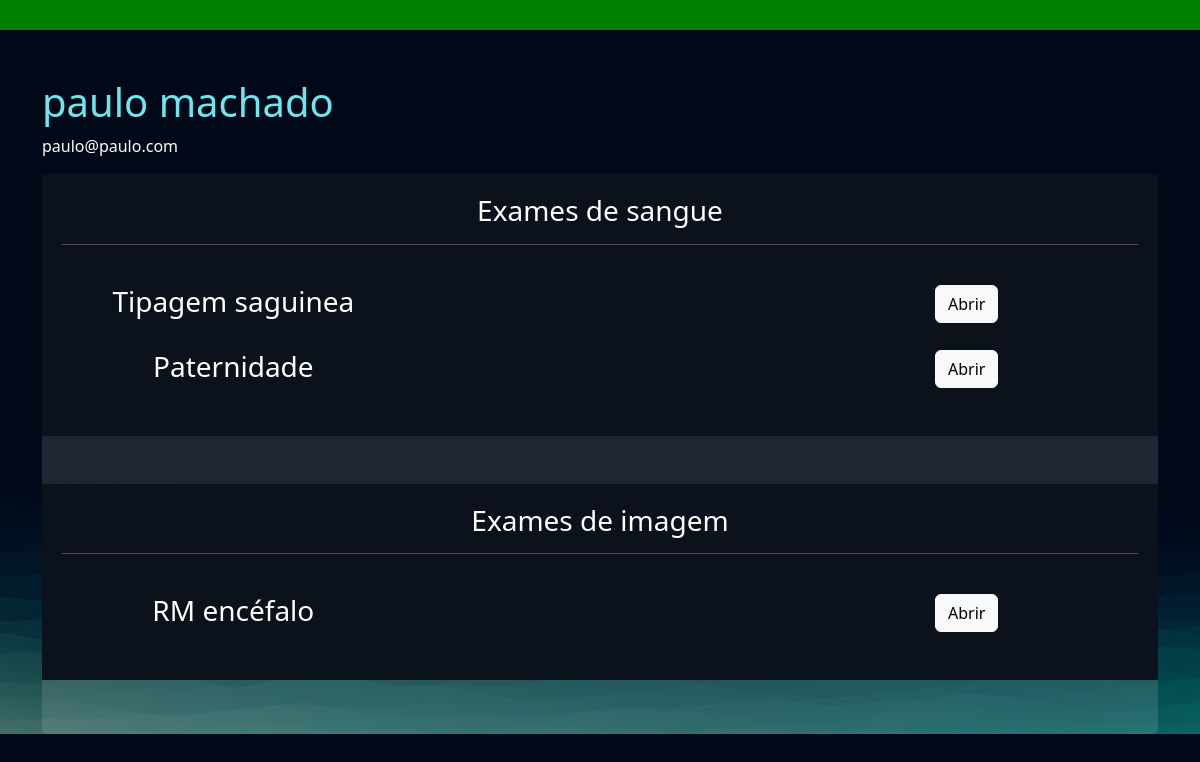
The page /empresarial/cliente/5 (signed in) on the database its author committed.
### exames/models.py (models this page shows, shortened)
class SolicitacaoExame(models.Model):
    choice_status = (("E", "Em análise"), ("F", "Finalizado"))
    usuario = models.ForeignKey(User, on_delete=models.DO_NOTHING)
    exame = models.ForeignKey(TiposExames, on_delete=models.DO_NOTHING)
    status = models.CharField(max_length=2, choices=choice_status)
    resultado = models.FileField(upload_to="resultados", null=True, blank=True)
    requer_senha = models.BooleanField(default=False)
    senha = models.CharField(max_length=6, null=True, blank=True)

class TiposExames(models.Model):
    tipo_choices = (("I", "Exame de imagem"), ("S", "Exame de Sangue"))
    nome = models.CharField(max_length=50)
    tipo = models.CharField(max_length=2, choices=tipo_choices)
    preco = models.FloatField()
    disponivel = models.BooleanField(default=True)
    horario_inicial = models.IntegerField()
    horario_final = models.IntegerField()

### empresarial/views.py (the view)
# urls.py: path('cliente/<int:cliente_id>', views.cliente, name="cliente"),
@staff_member_required
def cliente(request, cliente_id):
    cliente = User.objects.get(id=cliente_id)
    exames = SolicitacaoExame.objects.filter(usuario=cliente)
    return render(request, 'cliente.html', {'cliente': cliente, 'exames': exames})

### empresarial/templates/cliente.html (shortened to what this page needs)
{% extends "bases/base.html" %}
{% load static %}
{% block 'head' %}
    <link href="{% static 'exames/css/css.css' %}" rel="stylesheet">
    <link href="{% static 'exames/css/gerenciar_pedidos.css' %}" rel="stylesheet">
    <link href="{% static 'exames/css/gerenciar_exames.css' %}" rel="stylesheet">
{% endblock 'head' %}
{% block 'conteudo' %}
    <br>
    <br>
    <div class="container">
        <h3 class="font-destaque">{{cliente.get_full_name}}</h3>
        <p>{{cliente.email}}</p>
        <div class="card card-view">
            <div class="sub-card">
                <h3>Exames de sangue</h3>
                <hr>
                <br>
                {% for exame in exames  %}
                    {% if  exame.exame.tipo == 'S'%}
                        <div class="row">
                            <div class="col-md"><h3>{{exame.exame.nome}}</h3></div>
                            <div class="col-md">{{exame.badge_template}}</div>
                            <div class="col-md">
                                <a href="{% url "exame_cliente" exame.id %}" class="btn btn-light">Abrir</a>
                            </div>
                        </div>
                        <br>
                    {% endif %}
                {% endfor %}
            </div>
            <br>
            <br>
            <div class="sub-card">
                <h3>Exames de imagem</h3>
                <hr>
                <br>
                {% for exame in exames  %}
                    {% if  exame.exame.tipo == 'I'%}
                        <div class="row">
                            <div class="col-md"><h3>{{exame.exame.nome}}</h3></div>
                            <div class="col-md">{{exame.badge_template}}</div>
                            <div class="col-md"><a href="{% url "exame_cliente" exame.id %}" class="btn btn-light">Abrir</a></div>
                        </div>
                        <br>
                    {% endif %}
                {% endfor %}
            </div>
        </div>
    </div>
{% endblock 'conteudo' %}

### templates/static/exames/css/css.css (style rules this page uses)
body { background-image: url('/static/geral/img/bg2.png'); background-size: cover; }
.card { background-color: rgba(217, 217, 217, .14); color: white; padding: 15px; }

### templates/static/exames/css/gerenciar_pedidos.css (style rules this page uses)
.card-view { text-align: center; padding: 0; border: none; height: 70vh; }

### templates/static/exames/css/gerenciar_exames.css (style rules this page uses)
.sub-card { background-color: var(--dark-color); padding: 20px; }

### templates/static/geral/css/base.css (style rules this page uses)
:root { --main-color: #151C34; --dark-color: #0C121C; --light-color: #6DE6EE; --contrast-color: #f4c96b; --differential-color: #066668; }
* { color: white }
.font-destaque { color: var(--light-color); font-size: 40px; }

### rows shown on the page
SolicitacaoExame: exame.nome "Tipagem saguinea"
SolicitacaoExame: exame.nome "Paternidade"
SolicitacaoExame: exame.nome "RM encéfalo"

### other values the page prints
{{ cliente.get_full_name }} "paulo machado"
{{ cliente.email }} "paulo@paulo.com"
